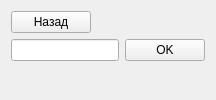
              <widget class="QWidget" name="page_14">
               <layout class="QVBoxLayout" name="verticalLayout_74">
                <item>
                 <layout class="QVBoxLayout" name="verticalLayout_73">
                  <item>
                   <layout class="QHBoxLayout" name="horizontalLayout_43">
                    <item>
                     <widget class="QPushButton" name="back_words_look_btn_1">
                      <property name="text">
                       <string>Назад</string>
                      </property>
                     </widget>
                    </item>
                    <item>
                     <spacer name="horizontalSpacer_19">
                      <property name="orientation">
                       <enum>Qt::Horizontal</enum>
                      </property>
                      <property name="sizeHint" stdset="0">
                       <size>
                        <width>40</width>
                        <height>20</height>
                       </size>
                      </property>
                     </spacer>
                    </item>
                   </layout>
                  </item>
                  <item>
                   <layout class="QHBoxLayout" name="horizontalLayout_44">
                    <item>
                     <widget class="QLineEdit" name="lineEdit_words_look"/>
                    </item>
                    <item>
                     <widget class="QPushButton" name="ok_btn_words_look">
                      <property name="text">
                       <string>OK</string>
                      </property>
                     </widget>
                    </item>
                   </layout>
                  </item>
                  <item>
                   <widget class="QLabel" name="label_explanation_look_word">
                    <property name="text">
                     <string/>
                    </property>
                   </widget>
                  </item>
                 </layout>
                </item>
               </layout>
              </widget>
